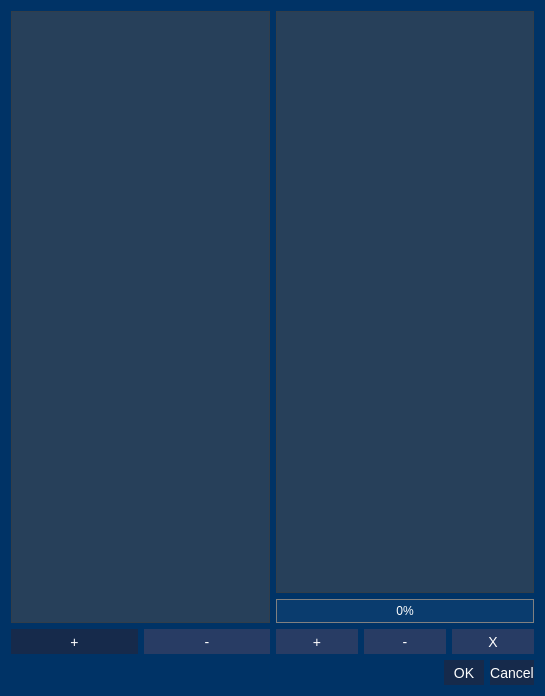
<?xml version="1.0" encoding="UTF-8"?>
<ui version="4.0">
 <class>Dialog</class>
 <widget class="QDialog" name="Dialog">
  <property name="geometry">
   <rect>
    <x>0</x>
    <y>0</y>
    <width>545</width>
    <height>696</height>
   </rect>
  </property>
  <property name="windowTitle">
   <string>Dialog</string>
  </property>
  <property name="styleSheet">
   <string notr="true">QPushButton{
	color: White;
	background-color: rgba(22, 42, 75 , 255);
	border: none;
	font-size: 14px;
 	text-align: center;
     display: inline-block;
	min-height: 25;
	min-width: 40;
}

QPushButton:hover{
	background-color:  rgba(15, 35, 68 , 255);
}

QPushButton:pressed{
	background-color:  rgba(8, 28, 61 , 255);
}

QPushButton:disabled{
	background-color:  rgba(40, 60, 100 , 255);
}

QTableView, QListView{
	color: White;
	background-color: rgba(77, 77, 77, 128)
}

QLabel{
	color:White;
}

QProgressBar {
	color: White;
    border: 1px solid grey;
    background-color: rgb(10, 60, 110);
 }

 QProgressBar::chunk {
     background-color: rgba(77, 77, 77, 128);
 }

QMainWindow{
	background-color: rgb(0, 51, 102);
}

QDialog{
	background-color: rgb(0, 51, 102);
}</string>
  </property>
  <layout class="QVBoxLayout" name="verticalLayout">
   <item>
    <layout class="QHBoxLayout" name="horizontalLayout">
     <item>
      <layout class="QVBoxLayout" name="verticalLayout_2" stretch="2,0">
       <item>
        <widget class="QListView" name="lv_groups">
         <property name="editTriggers">
          <set>QAbstractItemView::NoEditTriggers</set>
         </property>
        </widget>
       </item>
       <item>
        <layout class="QHBoxLayout" name="horizontalLayout_4">
         <item>
          <widget class="QPushButton" name="btn_add">
           <property name="enabled">
            <bool>true</bool>
           </property>
           <property name="text">
            <string>+</string>
           </property>
          </widget>
         </item>
         <item>
          <widget class="QPushButton" name="btn_remove">
           <property name="enabled">
            <bool>false</bool>
           </property>
           <property name="text">
            <string>-</string>
           </property>
          </widget>
         </item>
        </layout>
       </item>
      </layout>
     </item>
     <item>
      <layout class="QVBoxLayout" name="verticalLayout_3">
       <item>
        <widget class="QListView" name="lv_images">
         <property name="editTriggers">
          <set>QAbstractItemView::NoEditTriggers</set>
         </property>
         <property name="selectionMode">
          <enum>QAbstractItemView::ExtendedSelection</enum>
         </property>
        </widget>
       </item>
       <item>
        <widget class="QProgressBar" name="prg_images">
         <property name="value">
          <number>0</number>
         </property>
         <property name="alignment">
          <set>Qt::AlignCenter</set>
         </property>
        </widget>
       </item>
       <item>
        <layout class="QHBoxLayout" name="horizontalLayout_2">
         <item>
          <widget class="QPushButton" name="btn_add_images">
           <property name="enabled">
            <bool>false</bool>
           </property>
           <property name="text">
            <string>+</string>
           </property>
          </widget>
         </item>
         <item>
          <widget class="QPushButton" name="btn_remove_image">
           <property name="enabled">
            <bool>false</bool>
           </property>
           <property name="text">
            <string>-</string>
           </property>
          </widget>
         </item>
         <item>
          <widget class="QPushButton" name="btn_clear_images">
           <property name="enabled">
            <bool>false</bool>
           </property>
           <property name="text">
            <string>X</string>
           </property>
          </widget>
         </item>
        </layout>
       </item>
      </layout>
     </item>
    </layout>
   </item>
   <item>
    <widget class="QDialogButtonBox" name="buttonBox">
     <property name="orientation">
      <enum>Qt::Horizontal</enum>
     </property>
     <property name="standardButtons">
      <set>QDialogButtonBox::Cancel|QDialogButtonBox::Ok</set>
     </property>
    </widget>
   </item>
  </layout>
 </widget>
 <resources/>
 <connections>
  <connection>
   <sender>buttonBox</sender>
   <signal>accepted()</signal>
   <receiver>Dialog</receiver>
   <slot>accept()</slot>
   <hints>
    <hint type="sourcelabel">
     <x>248</x>
     <y>254</y>
    </hint>
    <hint type="destinationlabel">
     <x>157</x>
     <y>274</y>
    </hint>
   </hints>
  </connection>
  <connection>
   <sender>buttonBox</sender>
   <signal>rejected()</signal>
   <receiver>Dialog</receiver>
   <slot>reject()</slot>
   <hints>
    <hint type="sourcelabel">
     <x>316</x>
     <y>260</y>
    </hint>
    <hint type="destinationlabel">
     <x>286</x>
     <y>274</y>
    </hint>
   </hints>
  </connection>
 </connections>
</ui>
